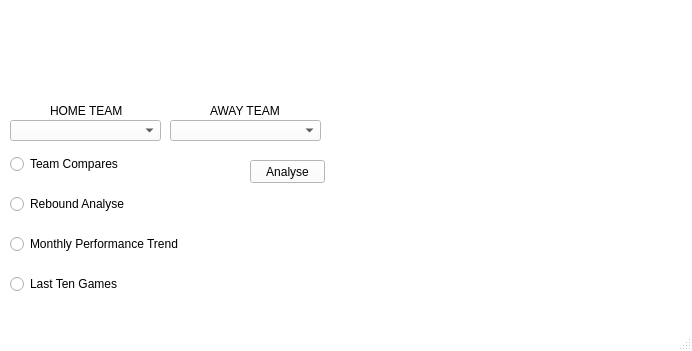
<?xml version="1.0" encoding="UTF-8"?>
<ui version="4.0">
 <class>MainWindow</class>
 <widget class="QMainWindow" name="MainWindow">
  <property name="geometry">
   <rect>
    <x>0</x>
    <y>0</y>
    <width>692</width>
    <height>351</height>
   </rect>
  </property>
  <property name="palette">
   <palette>
    <active>
     <colorrole role="WindowText">
      <brush brushstyle="SolidPattern">
       <color alpha="255">
        <red>0</red>
        <green>0</green>
        <blue>0</blue>
       </color>
      </brush>
     </colorrole>
     <colorrole role="Button">
      <brush brushstyle="SolidPattern">
       <color alpha="255">
        <red>255</red>
        <green>255</green>
        <blue>255</blue>
       </color>
      </brush>
     </colorrole>
     <colorrole role="Light">
      <brush brushstyle="SolidPattern">
       <color alpha="255">
        <red>255</red>
        <green>255</green>
        <blue>255</blue>
       </color>
      </brush>
     </colorrole>
     <colorrole role="Midlight">
      <brush brushstyle="SolidPattern">
       <color alpha="255">
        <red>255</red>
        <green>255</green>
        <blue>255</blue>
       </color>
      </brush>
     </colorrole>
     <colorrole role="Dark">
      <brush brushstyle="SolidPattern">
       <color alpha="255">
        <red>127</red>
        <green>127</green>
        <blue>127</blue>
       </color>
      </brush>
     </colorrole>
     <colorrole role="Mid">
      <brush brushstyle="SolidPattern">
       <color alpha="255">
        <red>170</red>
        <green>170</green>
        <blue>170</blue>
       </color>
      </brush>
     </colorrole>
     <colorrole role="Text">
      <brush brushstyle="SolidPattern">
       <color alpha="255">
        <red>0</red>
        <green>0</green>
        <blue>0</blue>
       </color>
      </brush>
     </colorrole>
     <colorrole role="BrightText">
      <brush brushstyle="SolidPattern">
       <color alpha="255">
        <red>255</red>
        <green>255</green>
        <blue>255</blue>
       </color>
      </brush>
     </colorrole>
     <colorrole role="ButtonText">
      <brush brushstyle="SolidPattern">
       <color alpha="255">
        <red>0</red>
        <green>0</green>
        <blue>0</blue>
       </color>
      </brush>
     </colorrole>
     <colorrole role="Base">
      <brush brushstyle="SolidPattern">
       <color alpha="255">
        <red>255</red>
        <green>255</green>
        <blue>255</blue>
       </color>
      </brush>
     </colorrole>
     <colorrole role="Window">
      <brush brushstyle="SolidPattern">
       <color alpha="255">
        <red>255</red>
        <green>255</green>
        <blue>255</blue>
       </color>
      </brush>
     </colorrole>
     <colorrole role="Shadow">
      <brush brushstyle="SolidPattern">
       <color alpha="255">
        <red>0</red>
        <green>0</green>
        <blue>0</blue>
       </color>
      </brush>
     </colorrole>
     <colorrole role="AlternateBase">
      <brush brushstyle="SolidPattern">
       <color alpha="255">
        <red>255</red>
        <green>255</green>
        <blue>255</blue>
       </color>
      </brush>
     </colorrole>
     <colorrole role="ToolTipBase">
      <brush brushstyle="SolidPattern">
       <color alpha="255">
        <red>255</red>
        <green>255</green>
        <blue>220</blue>
       </color>
      </brush>
     </colorrole>
     <colorrole role="ToolTipText">
      <brush brushstyle="SolidPattern">
       <color alpha="255">
        <red>0</red>
        <green>0</green>
        <blue>0</blue>
       </color>
      </brush>
     </colorrole>
    </active>
    <inactive>
     <colorrole role="WindowText">
      <brush brushstyle="SolidPattern">
       <color alpha="255">
        <red>0</red>
        <green>0</green>
        <blue>0</blue>
       </color>
      </brush>
     </colorrole>
     <colorrole role="Button">
      <brush brushstyle="SolidPattern">
       <color alpha="255">
        <red>255</red>
        <green>255</green>
        <blue>255</blue>
       </color>
      </brush>
     </colorrole>
     <colorrole role="Light">
      <brush brushstyle="SolidPattern">
       <color alpha="255">
        <red>255</red>
        <green>255</green>
        <blue>255</blue>
       </color>
      </brush>
     </colorrole>
     <colorrole role="Midlight">
      <brush brushstyle="SolidPattern">
       <color alpha="255">
        <red>255</red>
        <green>255</green>
        <blue>255</blue>
       </color>
      </brush>
     </colorrole>
     <colorrole role="Dark">
      <brush brushstyle="SolidPattern">
       <color alpha="255">
        <red>127</red>
        <green>127</green>
        <blue>127</blue>
       </color>
      </brush>
     </colorrole>
     <colorrole role="Mid">
      <brush brushstyle="SolidPattern">
       <color alpha="255">
        <red>170</red>
        <green>170</green>
        <blue>170</blue>
       </color>
      </brush>
     </colorrole>
     <colorrole role="Text">
      <brush brushstyle="SolidPattern">
       <color alpha="255">
        <red>0</red>
        <green>0</green>
        <blue>0</blue>
       </color>
      </brush>
     </colorrole>
     <colorrole role="BrightText">
      <brush brushstyle="SolidPattern">
       <color alpha="255">
        <red>255</red>
        <green>255</green>
        <blue>255</blue>
       </color>
      </brush>
     </colorrole>
     <colorrole role="ButtonText">
      <brush brushstyle="SolidPattern">
       <color alpha="255">
        <red>0</red>
        <green>0</green>
        <blue>0</blue>
       </color>
      </brush>
     </colorrole>
     <colorrole role="Base">
      <brush brushstyle="SolidPattern">
       <color alpha="255">
        <red>255</red>
        <green>255</green>
        <blue>255</blue>
       </color>
      </brush>
     </colorrole>
     <colorrole role="Window">
      <brush brushstyle="SolidPattern">
       <color alpha="255">
        <red>255</red>
        <green>255</green>
        <blue>255</blue>
       </color>
      </brush>
     </colorrole>
     <colorrole role="Shadow">
      <brush brushstyle="SolidPattern">
       <color alpha="255">
        <red>0</red>
        <green>0</green>
        <blue>0</blue>
       </color>
      </brush>
     </colorrole>
     <colorrole role="AlternateBase">
      <brush brushstyle="SolidPattern">
       <color alpha="255">
        <red>255</red>
        <green>255</green>
        <blue>255</blue>
       </color>
      </brush>
     </colorrole>
     <colorrole role="ToolTipBase">
      <brush brushstyle="SolidPattern">
       <color alpha="255">
        <red>255</red>
        <green>255</green>
        <blue>220</blue>
       </color>
      </brush>
     </colorrole>
     <colorrole role="ToolTipText">
      <brush brushstyle="SolidPattern">
       <color alpha="255">
        <red>0</red>
        <green>0</green>
        <blue>0</blue>
       </color>
      </brush>
     </colorrole>
    </inactive>
    <disabled>
     <colorrole role="WindowText">
      <brush brushstyle="SolidPattern">
       <color alpha="255">
        <red>127</red>
        <green>127</green>
        <blue>127</blue>
       </color>
      </brush>
     </colorrole>
     <colorrole role="Button">
      <brush brushstyle="SolidPattern">
       <color alpha="255">
        <red>255</red>
        <green>255</green>
        <blue>255</blue>
       </color>
      </brush>
     </colorrole>
     <colorrole role="Light">
      <brush brushstyle="SolidPattern">
       <color alpha="255">
        <red>255</red>
        <green>255</green>
        <blue>255</blue>
       </color>
      </brush>
     </colorrole>
     <colorrole role="Midlight">
      <brush brushstyle="SolidPattern">
       <color alpha="255">
        <red>255</red>
        <green>255</green>
        <blue>255</blue>
       </color>
      </brush>
     </colorrole>
     <colorrole role="Dark">
      <brush brushstyle="SolidPattern">
       <color alpha="255">
        <red>127</red>
        <green>127</green>
        <blue>127</blue>
       </color>
      </brush>
     </colorrole>
     <colorrole role="Mid">
      <brush brushstyle="SolidPattern">
       <color alpha="255">
        <red>170</red>
        <green>170</green>
        <blue>170</blue>
       </color>
      </brush>
     </colorrole>
     <colorrole role="Text">
      <brush brushstyle="SolidPattern">
       <color alpha="255">
        <red>127</red>
        <green>127</green>
        <blue>127</blue>
       </color>
      </brush>
     </colorrole>
     <colorrole role="BrightText">
      <brush brushstyle="SolidPattern">
       <color alpha="255">
        <red>255</red>
        <green>255</green>
        <blue>255</blue>
       </color>
      </brush>
     </colorrole>
     <colorrole role="ButtonText">
      <brush brushstyle="SolidPattern">
       <color alpha="255">
        <red>127</red>
        <green>127</green>
        <blue>127</blue>
       </color>
      </brush>
     </colorrole>
     <colorrole role="Base">
      <brush brushstyle="SolidPattern">
       <color alpha="255">
        <red>255</red>
        <green>255</green>
        <blue>255</blue>
       </color>
      </brush>
     </colorrole>
     <colorrole role="Window">
      <brush brushstyle="SolidPattern">
       <color alpha="255">
        <red>255</red>
        <green>255</green>
        <blue>255</blue>
       </color>
      </brush>
     </colorrole>
     <colorrole role="Shadow">
      <brush brushstyle="SolidPattern">
       <color alpha="255">
        <red>0</red>
        <green>0</green>
        <blue>0</blue>
       </color>
      </brush>
     </colorrole>
     <colorrole role="AlternateBase">
      <brush brushstyle="SolidPattern">
       <color alpha="255">
        <red>255</red>
        <green>255</green>
        <blue>255</blue>
       </color>
      </brush>
     </colorrole>
     <colorrole role="ToolTipBase">
      <brush brushstyle="SolidPattern">
       <color alpha="255">
        <red>255</red>
        <green>255</green>
        <blue>220</blue>
       </color>
      </brush>
     </colorrole>
     <colorrole role="ToolTipText">
      <brush brushstyle="SolidPattern">
       <color alpha="255">
        <red>0</red>
        <green>0</green>
        <blue>0</blue>
       </color>
      </brush>
     </colorrole>
    </disabled>
   </palette>
  </property>
  <property name="windowTitle">
   <string>MainWindow</string>
  </property>
  <widget class="QWidget" name="centralwidget">
   <widget class="QComboBox" name="comboBox">
    <property name="geometry">
     <rect>
      <x>10</x>
      <y>120</y>
      <width>151</width>
      <height>21</height>
     </rect>
    </property>
   </widget>
   <widget class="QComboBox" name="comboBox_2">
    <property name="geometry">
     <rect>
      <x>170</x>
      <y>120</y>
      <width>151</width>
      <height>21</height>
     </rect>
    </property>
   </widget>
   <widget class="QLabel" name="Home">
    <property name="geometry">
     <rect>
      <x>50</x>
      <y>100</y>
      <width>91</width>
      <height>21</height>
     </rect>
    </property>
    <property name="text">
     <string>HOME TEAM</string>
    </property>
   </widget>
   <widget class="QLabel" name="Away">
    <property name="geometry">
     <rect>
      <x>210</x>
      <y>100</y>
      <width>91</width>
      <height>21</height>
     </rect>
    </property>
    <property name="text">
     <string>AWAY TEAM</string>
    </property>
   </widget>
   <widget class="QLabel" name="NbaLogo">
    <property name="geometry">
     <rect>
      <x>120</x>
      <y>10</y>
      <width>91</width>
      <height>81</height>
     </rect>
    </property>
    <property name="text">
     <string/>
    </property>
    <property name="pixmap">
     <pixmap>nba.png</pixmap>
    </property>
    <property name="scaledContents">
     <bool>true</bool>
    </property>
   </widget>
   <widget class="QLabel" name="HomeLogo">
    <property name="geometry">
     <rect>
      <x>330</x>
      <y>20</y>
      <width>141</width>
      <height>81</height>
     </rect>
    </property>
    <property name="text">
     <string/>
    </property>
    <property name="scaledContents">
     <bool>true</bool>
    </property>
   </widget>
   <widget class="QLabel" name="AwayLogo">
    <property name="geometry">
     <rect>
      <x>510</x>
      <y>20</y>
      <width>151</width>
      <height>81</height>
     </rect>
    </property>
    <property name="text">
     <string/>
    </property>
    <property name="scaledContents">
     <bool>true</bool>
    </property>
   </widget>
   <widget class="QPushButton" name="pushButton">
    <property name="geometry">
     <rect>
      <x>250</x>
      <y>160</y>
      <width>75</width>
      <height>23</height>
     </rect>
    </property>
    <property name="text">
     <string>Analyse</string>
    </property>
   </widget>
   <widget class="QWidget" name="layoutWidget">
    <property name="geometry">
     <rect>
      <x>10</x>
      <y>140</y>
      <width>211</width>
      <height>171</height>
     </rect>
    </property>
    <layout class="QVBoxLayout" name="verticalLayout">
     <item>
      <widget class="QRadioButton" name="radioButton">
       <property name="text">
        <string>Team Compares</string>
       </property>
      </widget>
     </item>
     <item>
      <widget class="QRadioButton" name="radioButton_2">
       <property name="text">
        <string>Rebound Analyse</string>
       </property>
      </widget>
     </item>
     <item>
      <widget class="QRadioButton" name="radioButton_3">
       <property name="text">
        <string>Monthly Performance Trend</string>
       </property>
      </widget>
     </item>
     <item>
      <widget class="QRadioButton" name="radioButton_4">
       <property name="text">
        <string>Last Ten Games</string>
       </property>
       <property name="autoRepeatDelay">
        <number>300</number>
       </property>
      </widget>
     </item>
    </layout>
   </widget>
   <widget class="QLabel" name="label">
    <property name="geometry">
     <rect>
      <x>360</x>
      <y>140</y>
      <width>131</width>
      <height>161</height>
     </rect>
    </property>
    <property name="text">
     <string/>
    </property>
   </widget>
   <widget class="QLabel" name="label_2">
    <property name="geometry">
     <rect>
      <x>520</x>
      <y>140</y>
      <width>131</width>
      <height>161</height>
     </rect>
    </property>
    <property name="text">
     <string/>
    </property>
   </widget>
  </widget>
  <widget class="QMenuBar" name="menubar">
   <property name="geometry">
    <rect>
     <x>0</x>
     <y>0</y>
     <width>692</width>
     <height>21</height>
    </rect>
   </property>
  </widget>
  <widget class="QStatusBar" name="statusbar"/>
 </widget>
 <resources/>
 <connections/>
</ui>
